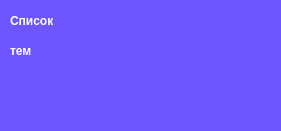
<?xml version="1.0" encoding="UTF-8"?>
<ui version="4.0">
 <class>CustomButton</class>
 <widget class="QWidget" name="CustomButton">
  <property name="geometry">
   <rect>
    <x>0</x>
    <y>0</y>
    <width>281</width>
    <height>131</height>
   </rect>
  </property>
  <property name="windowTitle">
   <string>Form</string>
  </property>
  <property name="styleSheet">
   <string notr="true">background-color: #6D55FF;
border-radius: 15px; 
border: 2px;</string>
  </property>
  <widget class="QLabel" name="label">
   <property name="geometry">
    <rect>
     <x>10</x>
     <y>0</y>
     <width>131</width>
     <height>41</height>
    </rect>
   </property>
   <property name="styleSheet">
    <string notr="true">font: 75 16pt &quot;Karla&quot;;
color: rgb(255, 255, 255);
font-weight: bold;</string>
   </property>
   <property name="text">
    <string>Список</string>
   </property>
  </widget>
  <widget class="QPushButton" name="pushButton">
   <property name="geometry">
    <rect>
     <x>150</x>
     <y>0</y>
     <width>121</width>
     <height>121</height>
    </rect>
   </property>
   <property name="text">
    <string/>
   </property>
   <property name="icon">
    <iconset resource="greeting.qrc">
     <normaloff>:/new/prefix1/spisok.png</normaloff>:/new/prefix1/spisok.png</iconset>
   </property>
   <property name="iconSize">
    <size>
     <width>150</width>
     <height>150</height>
    </size>
   </property>
  </widget>
  <widget class="QLabel" name="label_2">
   <property name="geometry">
    <rect>
     <x>10</x>
     <y>40</y>
     <width>41</width>
     <height>21</height>
    </rect>
   </property>
   <property name="styleSheet">
    <string notr="true">font: 75 16pt &quot;Karla&quot;;
color: rgb(255, 255, 255);
font-weight: bold;</string>
   </property>
   <property name="text">
    <string>тем</string>
   </property>
  </widget>
 </widget>
 <resources>
  <include location="greeting.qrc"/>
 </resources>
 <connections/>
</ui>
